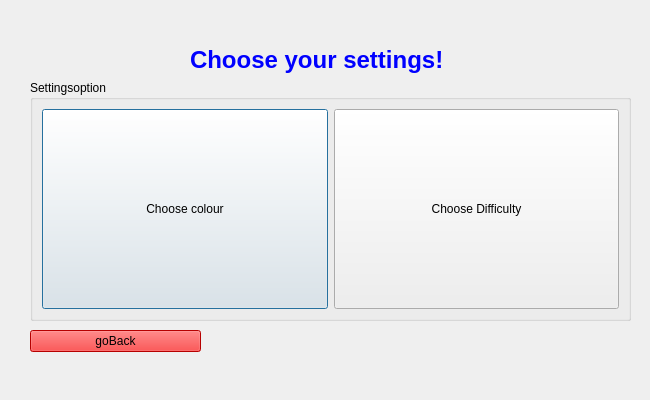
<?xml version="1.0" encoding="UTF-8"?>
<ui version="4.0">
 <class>SettingWindow</class>
 <widget class="QDialog" name="SettingWindow">
  <property name="geometry">
   <rect>
    <x>0</x>
    <y>0</y>
    <width>650</width>
    <height>400</height>
   </rect>
  </property>
  <property name="windowTitle">
   <string>Dialog</string>
  </property>
  <widget class="QLabel" name="label">
   <property name="geometry">
    <rect>
     <x>190</x>
     <y>20</y>
     <width>321</width>
     <height>81</height>
    </rect>
   </property>
   <property name="text">
    <string>&lt;h1&gt;&lt;font color=blue&gt;Choose your settings!&lt;font&gt;&lt;/h1&gt;</string>
   </property>
  </widget>
  <widget class="QGroupBox" name="groupBox">
   <property name="geometry">
    <rect>
     <x>30</x>
     <y>80</y>
     <width>601</width>
     <height>241</height>
    </rect>
   </property>
   <property name="sizePolicy">
    <sizepolicy hsizetype="Preferred" vsizetype="Preferred">
     <horstretch>0</horstretch>
     <verstretch>0</verstretch>
    </sizepolicy>
   </property>
   <property name="title">
    <string>Settingsoption</string>
   </property>
   <layout class="QHBoxLayout" name="horizontalLayout">
    <item>
     <widget class="QPushButton" name="pushButton_colour">
      <property name="sizePolicy">
       <sizepolicy hsizetype="Minimum" vsizetype="Preferred">
        <horstretch>0</horstretch>
        <verstretch>0</verstretch>
       </sizepolicy>
      </property>
      <property name="text">
       <string>Choose colour</string>
      </property>
     </widget>
    </item>
    <item>
     <widget class="QPushButton" name="pushButton_difficulty">
      <property name="sizePolicy">
       <sizepolicy hsizetype="Minimum" vsizetype="Preferred">
        <horstretch>0</horstretch>
        <verstretch>0</verstretch>
       </sizepolicy>
      </property>
      <property name="text">
       <string>Choose Difficulty</string>
      </property>
     </widget>
    </item>
   </layout>
  </widget>
  <widget class="QPushButton" name="pushButton_goBack">
   <property name="geometry">
    <rect>
     <x>30</x>
     <y>330</y>
     <width>171</width>
     <height>22</height>
    </rect>
   </property>
   <property name="styleSheet">
    <string notr="true">background-color: rgb(255, 0, 0);</string>
   </property>
   <property name="text">
    <string>goBack</string>
   </property>
  </widget>
 </widget>
 <resources/>
 <connections/>
</ui>
